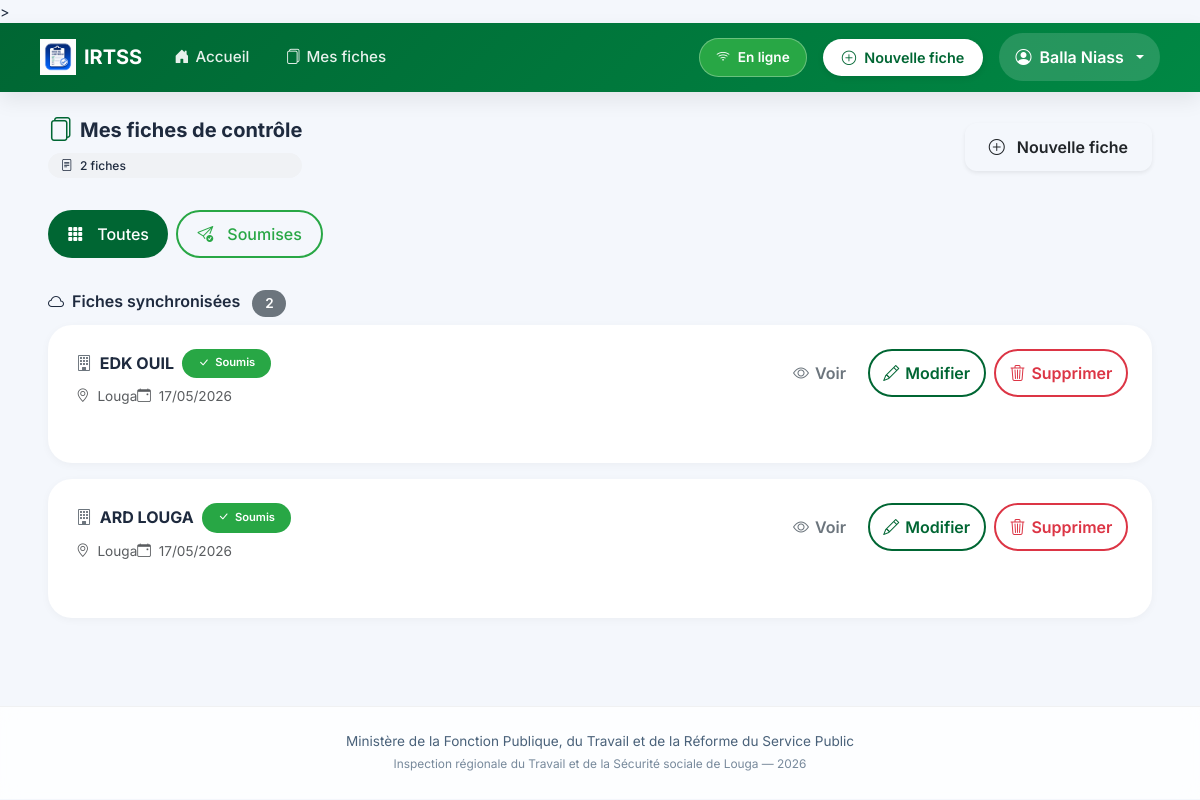
Page /fiches/ (signed in) on the committed database.
### inspection/models.py (models this page shows, shortened)
class FicheControle(models.Model):
    STATUT_CHOICES = [
        ('brouillon', 'Brouillon'),
        ('soumis', 'Soumis'),
    ]
    inspecteur = models.ForeignKey(User, on_delete=models.CASCADE, related_name='fiches')
    entreprise = models.CharField(max_length=255, verbose_name="Entreprise ou Établissement")
    date_controle = models.DateField(verbose_name="Date du contrôle")
    lieu = models.CharField(max_length=100, default="Louga", verbose_name="Lieu")
    statut = models.CharField(max_length=20, choices=STATUT_CHOICES, default='soumis')
    local_id = models.CharField(max_length=100, blank=True, null=True)
    adresse = models.TextField(blank=True)
    telephone = models.CharField(max_length=50, blank=True)
    email_entreprise = models.EmailField(blank=True)
    date_ouverture = models.DateField(null=True, blank=True)
    forme_juridique = models.CharField(max_length=100, blank=True)
    activite_principale = models.CharField(max_length=200, blank=True)
    chef_nom = models.CharField(max_length=200, blank=True, verbose_name="Chef d'établissement - Prénom et Nom")
    chef_cellulaire = models.CharField(max_length=50, blank=True)
    chef_email = models.EmailField(blank=True)
    representant_nom = models.CharField(max_length=200, blank=True, verbose_name="Représentant travailleurs - Prénom et Nom")
    representant_qualite = models.CharField(max_length=100, blank=True)
    representant_cellulaire = models.CharField(max_length=50, blank=True)
    representant_email = models.EmailField(blank=True)
    doe = models.CharField(max_length=3, blank=True, verbose_name="Déclaration d'Ouverture d'Établissement (DOE)")
    registre_paie = models.CharField(max_length=3, blank=True)
    cadres_hommes = models.PositiveIntegerField(null=True, blank=True, default=0)
    cadres_femmes = models.PositiveIntegerField(null=True, blank=True, default=0)
    ouvriers_hommes = models.PositiveIntegerField(null=True, blank=True, default=0)
    ouvriers_femmes = models.PositiveIntegerField(null=True, blank=True, default=0)
    cdi = models.PositiveIntegerField(null=True, blank=True, default=0, verbose_name="CDI")
    cdd = models.PositiveIntegerField(null=True, blank=True, default=0, verbose_name="CDD")
    cs = models.PositiveIntegerField(null=True, blank=True, default=0, verbose_name="CS")
    c_app = models.PositiveIntegerField(null=True, blank=True, default=0, verbose_name="C APP")
    autres_contrats = models.PositiveIntegerField(null=True, blank=True, default=0, verbose_name="Autres")
    remuneration_au_temps_1 = models.BooleanField(default=False)
    remuneration_au_temps_2 = models.BooleanField(default=False)
    remuneration_a_la_piece_1 = models.BooleanField(default=False)
    remuneration_a_la_piece_2 = models.BooleanField(default=False)
    remuneration_les_deux_1 = models.BooleanField(default=False)
    remuneration_les_deux_2 = models.BooleanField(default=False)
    salaires_conformes_1 = models.CharField(max_length=3, blank=True)
    salaires_conformes_2 = models.CharField(max_length=3, blank=True)
    bulletins_paie_1 = models.CharField(max_length=3, blank=True)
    bulletins_paie_2 = models.CharField(max_length=3, blank=True)
    heures_sup_1 = models.CharField(max_length=3, blank=True)
    heures_sup_2 = models.CharField(max_length=3, blank=True)
    prime_anciennete_1 = models.CharField(max_length=3, blank=True)
    prime_anciennete_2 = models.CharField(max_length=3, blank=True)
    jours_feries_1 = models.CharField(max_length=3, blank=True)
    jours_feries_2 = models.CharField(max_length=3, blank=True)
    indemnites_transport_1 = models.CharField(max_length=3, blank=True)
    indemnites_transport_2 = models.CharField(max_length=3, blank=True)
    horaires_affiches_1 = models.CharField(max_length=3, blank=True)
    horaires_affiches_2 = models.CharField(max_length=3, blank=True)
    amenagement_8h_5j_1 = models.CharField(max_length=3, blank=True)
    amenagement_8h_5j_2 = models.CharField(max_length=3, blank=True)
    amenagement_6h40_6j_1 = models.CharField(max_length=3, blank=True)
    amenagement_6h40_6j_2 = models.CharField(max_length=3, blank=True)
    pause_quotidienne_1 = models.CharField(max_length=3, blank=True)
    pause_quotidienne_2 = models.CharField(max_length=3, blank=True)
    repos_hebdomadaire_1 = models.CharField(max_length=3, blank=True)
    repos_hebdomadaire_2 = models.CharField(max_length=3, blank=True)
    declaration_css_1 = models.CharField(max_length=3, blank=True)
    declaration_css_2 = models.CharField(max_length=3, blank=True)
    adhesion_css_1 = models.CharField(max_length=3, blank=True)
    adhesion_css_2 = models.CharField(max_length=3, blank=True)
    adhesion_ipres_1 = models.CharField(max_length=3, blank=True)
    adhesion_ipres_2 = models.CharField(max_length=3, blank=True)
    adhesion_ipm_1 = models.CharField(max_length=3, blank=True)
    adhesion_ipm_2 = models.CharField(max_length=3, blank=True)
    cotisations_css_1 = models.CharField(max_length=3, blank=True)
    cotisations_css_2 = models.CharField(max_length=3, blank=True)
    cotisations_ipres_1 = models.CharField(max_length=3, blank=True)
    cotisations_ipres_2 = models.CharField(max_length=3, blank=True)
    cotisations_ipm_1 = models.CharField(max_length=3, blank=True)
    cotisations_ipm_2 = models.CharField(max_length=3, blank=True)
    delegues_personnel_1 = models.CharField(max_length=3, blank=True)
    delegues_personnel_2 = models.CharField(max_length=3, blank=True)
    reglement_interieur_1 = models.CharField(max_length=3, blank=True)
    reglement_interieur_2 = models.CharField(max_length=3, blank=True)
    comite_hst_1 = models.CharField(max_length=3, blank=True)
    comite_hst_2 = models.CharField(max_length=3, blank=True)
    visite_medicale_1 = models.CharField(max_length=3, blank=True)
    visite_medicale_2 = models.CharField(max_length=3, blank=True)
    extincteurs_1 = models.CharField(max_length=3, blank=True)
    extincteurs_2 = models.CharField(max_length=3, blank=True)
    epi_disponible_1 = models.CharField(max_length=3, blank=True)
    epi_disponible_2 = models.CharField(max_length=3, blank=True)
    epi_effectif_1 = models.CharField(max_length=3, blank=True)
    epi_effectif_2 = models.CharField(max_length=3, blank=True)
    toilettes_1 = models.CharField(max_length=3, blank=True)
    toilettes_2 = models.CharField(max_length=3, blank=True)
    conges_1 = models.CharField(max_length=3, blank=True)
    conges_2 = models.CharField(max_length=3, blank=True)
    dasmo_bs_1 = models.CharField(max_length=3, blank=True)
    dasmo_bs_2 = models.CharField(max_length=3, blank=True)
    observations_divers = models.TextField(blank=True)
    observations_generales = models.TextField(blank=True)
    suite_observations_orales = models.BooleanField(default=False)
    suite_observations_ecrites = models.BooleanField(default=False)
    suite_mise_en_demeure = models.BooleanField(default=False)
    suite_pv_infraction = models.BooleanField(default=False)
    suite_refere = models.BooleanField(default=False)
    delai_reception = models.BooleanField(default=False)
    delai_un_mois = models.BooleanField(default=False)
    delai_autres = models.BooleanField(default=False)
    delai_autres_precision = models.CharField(max_length=200, blank=True)
    signature_equipe = models.CharField(max_length=200, blank=True)
    signature_gerant = models.CharField(max_length=200, blank=True)
    created_at = models.DateTimeField(auto_now_add=True)
    updated_at = models.DateTimeField(auto_now=True)
    class Meta:
        ordering = ['-created_at']
        verbose_name = "Fiche de contrôle"
        verbose_name_plural = "Fiches de contrôle"

### inspection/views.py (the view)
# urls.py: path('fiches/', views.liste_fiches, name='liste_fiches'),
@login_required
def liste_fiches(request):
    user = request.user
    fiches = FicheControle.objects.all().select_related('inspecteur') if user.is_staff \
             else FicheControle.objects.filter(inspecteur=user)
    search = request.GET.get('search', '').strip()
    if search:
        fiches = fiches.filter(entreprise__icontains=search)
    statut = request.GET.get('statut', '')
    if statut:
        fiches = fiches.filter(statut=statut)
    return render(request, 'inspection/liste_fiches.html', {
        'fiches': fiches,
        'statut_filtre': statut,
        'search_query': search
    })

### templates/inspection/liste_fiches.html (shortened to what this page needs)
{% extends 'inspection/base.html' %}
{% load static %}
{% block content %}
<div class="container-fluid px-3 px-lg-4">
  <div class="d-flex flex-wrap align-items-center justify-content-between mb-4 gap-2">
    <div>
      <h5 class="fw-bold mb-0 d-flex align-items-center gap-2">
        <i class="bi bi-files text-senegal fs-4"></i>
        Mes fiches de contrôle
      </h5>
      <div class="compteur-filtre mt-2">
        <i class="bi bi-file-text me-1"></i>
        <span id="total-fiches-count">{{ fiches|length }}</span> fiche{{ fiches|length|pluralize }}
      </div>
    </div>
    <a href="{% url 'nouvelle_fiche' %}" class="btn btn-senegal-soft shadow-sm">
      <i class="bi bi-plus-circle me-1"></i> Nouvelle fiche
    </a>
  </div>
  <div class="mb-4 d-flex flex-wrap gap-2">
    <a href="{% url 'liste_fiches' %}"
       class="btn filter-btn {% if not statut_filtre %}btn-senegal text-white{% else %}btn-outline-secondary{% endif %}">
      <i class="bi bi-grid-3x3-gap-fill"></i> Toutes
    </a>
    <a href="?statut=soumis"
       class="btn filter-btn {% if statut_filtre == 'soumis' %}btn-success text-white{% else %}btn-outline-success{% endif %}">
      <i class="bi bi-send-check"></i> Soumises
    </a>
  </div>
  <div id="server-fiches-section">
    <h6 class="fw-semibold mb-2">
      <i class="bi bi-cloud me-1"></i>
      Fiches synchronisées
      <span class="badge bg-secondary ms-2" id="server-count">{{ fiches|length }}</span>
    </h6>
    <div id="server-fiches-list">
      {% if fiches %}
        {% for fiche in fiches %}
        <div class="fiche-card p-3" data-fiche-id="{{ fiche.pk }}" data-statut="{{ fiche.statut }}">
          <div class="d-flex flex-wrap justify-content-between align-items-start gap-3">
            <div class="flex-grow-1">
              <div class="d-flex flex-wrap align-items-center gap-2 mb-2">
                <h6 class="fw-bold mb-0">
                  <i class="bi bi-building me-1 text-secondary"></i>
                  {{ fiche.entreprise }}
                </h6>
                <span class="fiche-badge {% if fiche.statut == 'soumis' %}bg-success text-white{% else %}bg-success text-white{% endif %}">
                  <i class="bi bi-check-lg"></i> Soumis
                </span>
              </div>
              <div class="small text-muted d-flex flex-wrap gap-x-3 gap-y-1">
                <span><i class="bi bi-geo-alt me-1"></i> {{ fiche.lieu|default:"Lieu non renseigné" }}</span>
                <span><i class="bi bi-calendar-event me-1"></i> {{ fiche.date_controle|date:"d/m/Y" }}</span>
              </div>
            </div>
            <div class="d-flex gap-2">
              <a href="{% url 'detail_fiche' fiche.pk %}" class="btn btn-outline-secondary btn-icon" title="Voir">
                <i class="bi bi-eye"></i> <span class="d-none d-sm-inline">Voir</span>
              </a>
              <a href="{% url 'modifier_fiche' fiche.pk %}" class="btn btn-outline-primary btn-icon" title="Modifier">
                <i class="bi bi-pencil"></i> <span class="d-none d-sm-inline">Modifier</span>
              </a>
              <button class="btn btn-outline-danger btn-icon btn-delete-server" data-fiche-pk="{{ fiche.pk }}" onclick="window.deleteServerFiche({{ fiche.pk }}); return false;" title="Supprimer">
                <i class="bi bi-trash3"></i> <span class="d-none d-sm-inline">Supprimer</span>
              </button>
            </div>
          </div>
        </div>
        {% endfor %}
      {% else %}
        <div class="text-center py-4 text-muted bg-white rounded-4 p-4">
          <i class="bi bi-inbox display-1 opacity-25 d-block mb-3"></i>
          <p class="mb-0">Aucune fiche synchronisée</p>
        </div>
      {% endif %}
    </div>
  </div>
</div>
{% endblock %}

### templates/inspection/base.html (shortened to what this page needs)
{% load static %}
<!DOCTYPE html>
<html lang="fr">
<head>
  <link rel="stylesheet" href="{% static 'css/bootstrap.min.css' %}">
  <link rel="stylesheet" href="{% static 'icons/bootstrap-icons.css' %}">
  <link rel="stylesheet" href="{% static 'css/style.css' %}">
  <link rel="stylesheet" href="{% static 'css/fiche-mobile.css' %}">>
</head>
<body>
{% if user.is_authenticated %}
<nav class="navbar navbar-expand-lg navbar-modern sticky-top">
  <div class="container-fluid px-3 px-lg-4">
    <a
      class="navbar-brand d-flex align-items-center gap-2"
      href="{% url 'tableau_de_bord' %}"
    >
      <img
        src="{% static 'icons/logo.png' %}"
        alt="IRTSS"
        height="36"
      >
      <span class="fw-bold text-white">
        IRTSS
      </span>
    </a>
    <div class="collapse navbar-collapse" id="mainNavbar">
      <ul class="navbar-nav me-auto mb-2 mb-lg-0 align-items-center gap-1">
        <li class="nav-item">
          <a
            class="nav-link-custom {% if request.resolver_match.url_name == 'tableau_de_bord' %}active{% endif %}"
            href="{% url 'tableau_de_bord' %}"
          >
            <i class="bi bi-house-door-fill"></i>
            <span>Accueil</span>
          </a>
        </li>
        <li class="nav-item">
          <a
            class="nav-link-custom"
            href="{% url 'liste_fiches' %}"
          >
            <i class="bi bi-files"></i>
            <span>Mes fiches</span>
          </a>
        </li>
      </ul>
      <div class="d-flex align-items-center gap-3 ms-auto">
        <div id="statut-connexion" class="badge-statut">
        </div>
        <a
          href="{% url 'nouvelle_fiche' %}"
          class="btn-nouvelle-fiche"
        >
          <i class="bi bi-plus-circle"></i>
          <span>Nouvelle fiche</span>
        </a>
        <div class="dropdown dropdown-user">
          <button
            class="btn dropdown-toggle d-flex align-items-center gap-2"
            data-bs-toggle="dropdown"
          >
            <i class="bi bi-person-circle"></i>
            <span class="d-none d-md-inline">
              {% if user.first_name %}
                {{ user.first_name }} {{ user.last_name }}
              {% else %}
                {{ user.username }}
              {% endif %}
            </span>
          </button>
        </div>
      </div>
    </div>
  </div>
</nav>
{% endif %}
<main class="py-4">
  <div class="container-fluid px-3 px-lg-4">
    {% block content %}{% endblock %}
  </div>
</main>
<footer class="footer text-center py-4 mt-5">
  <div class="container">
    Ministère de la Fonction Publique, du Travail et de la Réforme du Service Public
    <br>
    <span class="small opacity-75">
      Inspection régionale du Travail et de la Sécurité sociale de Louga —
      <span id="current-year"></span>
    </span>
  </div>
</footer>
<div
  id="toast-container"
  class="toast-container position-fixed bottom-0 end-0 p-3"
></div>
</body>
</html>

### rows in the picture
FicheControle: entreprise "EDK OUIL", lieu "Louga", date_controle "17/05/2026"
FicheControle: entreprise "ARD LOUGA", lieu "Louga", date_controle "17/05/2026"

### other values in the picture
{{ user.first_name }} "Balla"
{{ user.last_name }} "Niass"
{{ fiches|length }} "2"
